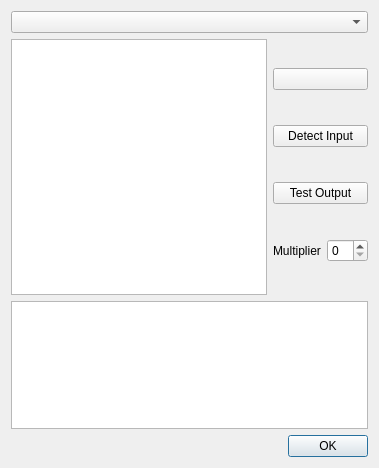
<?xml version="1.0" encoding="UTF-8"?>
<ui version="4.0">
 <class>IOWindow</class>
 <widget class="QDialog" name="IOWindow">
  <layout class="QVBoxLayout" name="mainLayout" stretch="0,2,1,0,0">
   <item>
    <widget class="QComboBox" name="devicesComboBox"/>
   </item>
   <item>
    <layout class="QHBoxLayout" name="optionsLayout" stretch="8,1">
     <item>
      <widget class="QTableWidget" name="optionTableWidget">
       <property name="tabKeyNavigation">
        <bool>false</bool>
       </property>
       <property name="editTriggers">
        <set>QAbstractItemView::EditTrigger::NoEditTriggers</set>
       </property>
       <property name="selectionMode">
        <enum>QAbstractItemView::SelectionMode::SingleSelection</enum>
       </property>
       <property name="selectionBehavior">
        <enum>QAbstractItemView::SelectionBehavior::SelectRows</enum>
       </property>
       <attribute name="horizontalHeaderVisible">
        <bool>false</bool>
       </attribute>
       <attribute name="verticalHeaderVisible">
        <bool>false</bool>
       </attribute>
      </widget>
     </item>
     <item>
      <layout class="QVBoxLayout" name="actionLayout">
       <item>
        <widget class="QPushButton" name="selectButton">
         <property name="text">
          <string notr="true"/>
         </property>
        </widget>
       </item>
       <item>
        <widget class="QPushButton" name="detectButton">
         <property name="text">
          <string>Detect Input</string>
         </property>
        </widget>
       </item>
       <item>
        <widget class="QPushButton" name="testButton">
         <property name="text">
          <string>Test Output</string>
         </property>
        </widget>
       </item>
       <item>
        <layout class="QVBoxLayout" name="variablesComboLayout"/>
       </item>
       <item>
        <layout class="QVBoxLayout" name="operatorsComboLayout"/>
       </item>
       <item>
        <layout class="QVBoxLayout" name="functionsComboLayout"/>
       </item>
       <item>
        <layout class="QHBoxLayout" name="scalarLayout">
         <item>
          <widget class="QLabel" name="scalarLabel">
           <property name="text">
            <string extracomment="Controller input values are multiplied by this percentage value.">Multiplier</string>
           </property>
           <property name="buddy">
            <cstring>scalarSpinBox</cstring>
           </property>
          </widget>
         </item>
         <item>
          <widget class="QSpinBox" name="scalarSpinBox"/>
         </item>
        </layout>
       </item>
      </layout>
     </item>
    </layout>
   </item>
   <item>
    <widget class="QPlainTextEdit" name="expressionPlainTextEdit"/>
   </item>
   <item>
    <layout class="QVBoxLayout" name="parseTextLayout">
     <property name="leftMargin">
      <number>0</number>
     </property>
     <property name="topMargin">
      <number>0</number>
     </property>
     <property name="rightMargin">
      <number>0</number>
     </property>
     <property name="bottomMargin">
      <number>0</number>
     </property>
    </layout>
   </item>
   <item>
    <widget class="QDialogButtonBox" name="buttonBox">
     <property name="standardButtons">
      <set>QDialogButtonBox::StandardButton::Ok</set>
     </property>
    </widget>
   </item>
  </layout>
 </widget>
 <tabstops>
  <tabstop>devicesComboBox</tabstop>
  <tabstop>optionTableWidget</tabstop>
  <tabstop>selectButton</tabstop>
  <tabstop>detectButton</tabstop>
  <tabstop>testButton</tabstop>
  <tabstop>scalarSpinBox</tabstop>
  <tabstop>expressionPlainTextEdit</tabstop>
  <tabstop>buttonBox</tabstop>
 </tabstops>
 <resources/>
 <connections/>
</ui>
